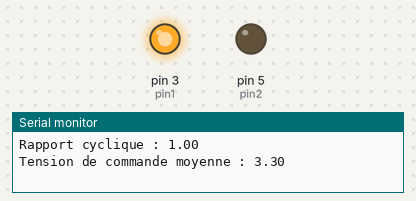
This sketch was run on a simulated Arduino Uno, built with avr-gcc and run on an emulated ATmega328P. On the bench: output pins drawn as LEDs (lit = HIGH), the last lines printed to the serial monitor.

Above: at 0.1 s.
At 15.1 s:
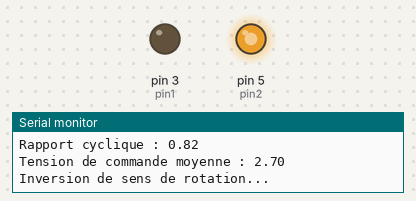
At 30.1 s:
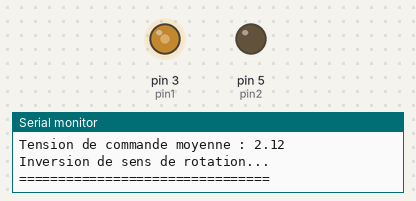
At 35.1 s:
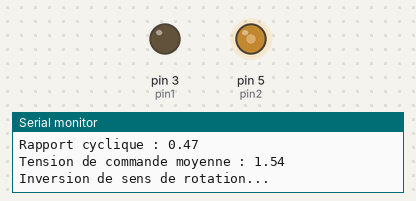
Timing chart, 0 to 36.6 s (numbered marks = the images above):
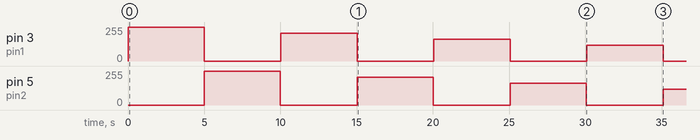

The sketch:

test_circuit_commande.ino
```cpp
const int pin1 = 3;
const int pin2 = 5;
int PWM = 255; // vitesse maximale
float d = 1; // rapport cyclique

void setup() {
  // put your setup code here, to run once:
  Serial.begin(9600);
  pinMode(pin1, OUTPUT);
  pinMode(pin2, OUTPUT);

}

void loop() {
  // put your main code here, to run repeatedly:
  if (PWM < 0){
    Serial.println("!!Vitesse maximale!!");
    PWM = 255;
    d = 1.0;
  }
  Serial.print("Rapport cyclique : ");
  Serial.println(d);
  Serial.print("Tension de commande moyenne : ");
  Serial.println(d*3.3);
  analogWrite(pin1, PWM); // Sens initial
  delay(5000);
  analogWrite(pin1, LOW);
  Serial.println("Inversion de sens de rotation...");
  analogWrite(pin2, PWM); // inversion de sens de rotation
  delay(5000);
  analogWrite(pin2, LOW);
  PWM = PWM - 45; // reduction de vitesse
  Serial.println("================================");
  d = (PWM-1.0)/255.0;
}
```

Measured:
- by itself, pin 3 (pin1): 0/255 → 255/255 at 0.00 s, → 0/255 5.0 s later, → 210/255 5.0 s later, → 0/255 5.0 s later, … (8 changes in this stretch)
- by itself, pin 5 (pin2): 0/255 → 255/255 at 5.0 s, → 0/255 5.0 s later, → 210/255 5.0 s later, → 0/255 5.0 s later, … (7 changes in this stretch)
